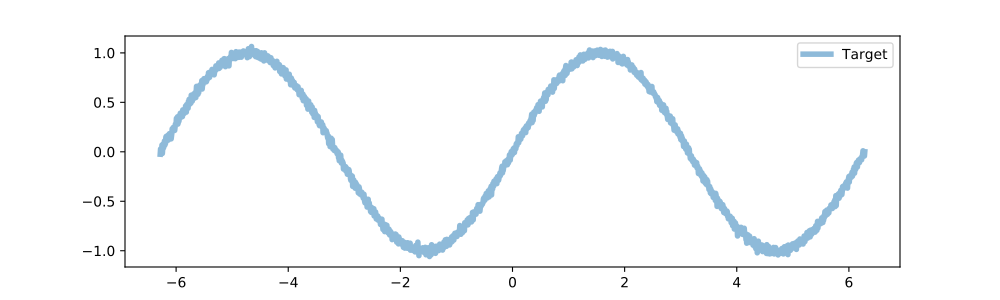

The script that drew this image:
# First we import ``seg1d``, a helper function for adding noise in the example called
# ``segnoise``, and the plotting utils from ``matplotlib``.

import seg1d
import numpy as np
import matplotlib.pylab as plt
import seg1d.examples.noise as segnoise

# Next an array of data is generated and a sine wave is created.
# A signal-noise ratio of 30 is added to the sine wave.

#create an array of data
x = np.linspace(-np.pi*2, np.pi*2, 2000)
#get an array of data from a sin function 
targ = np.sin(x)
#add noise to the signal 
targ = segnoise.noiseAdder(targ,snr=30)

# The target data that is used for finding segments in looks like:

#Plot the target
plt.figure(figsize=(10,3)) #doctest: +SKIP
plt.plot(x, targ,linewidth=4,alpha=0.5,label='Target')#doctest: +SKIP
plt.legend()#doctest: +SKIP
plt.show()#doctest: +SKIP
